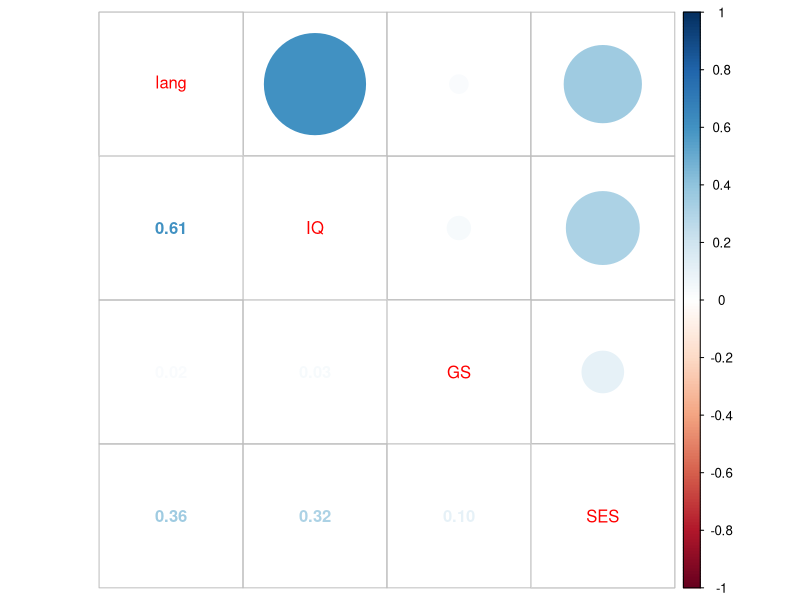
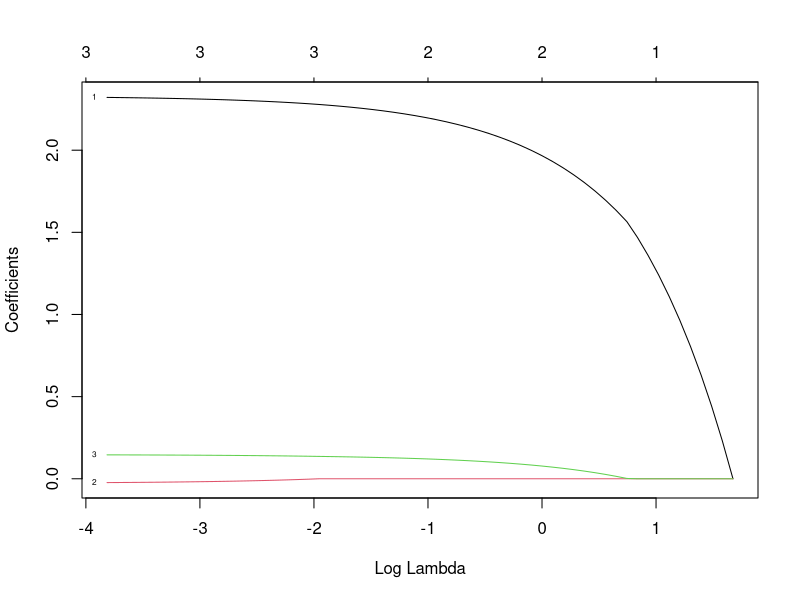
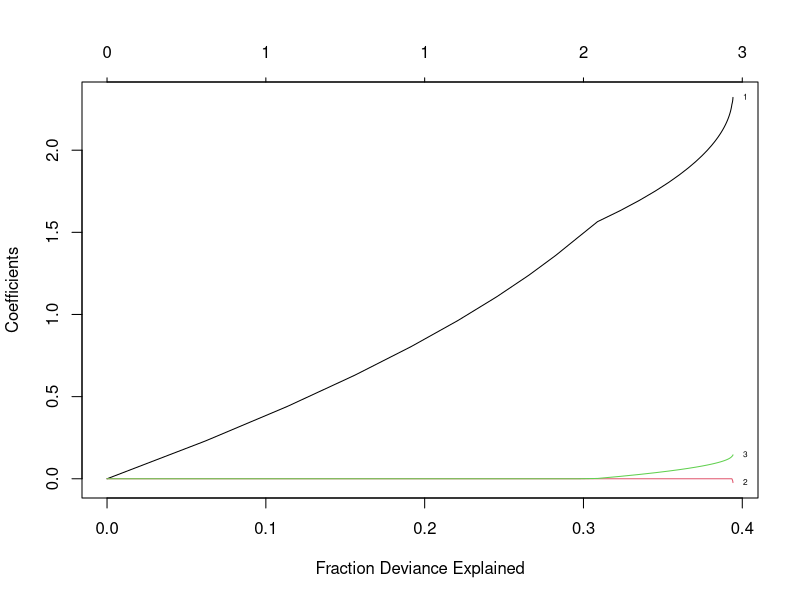
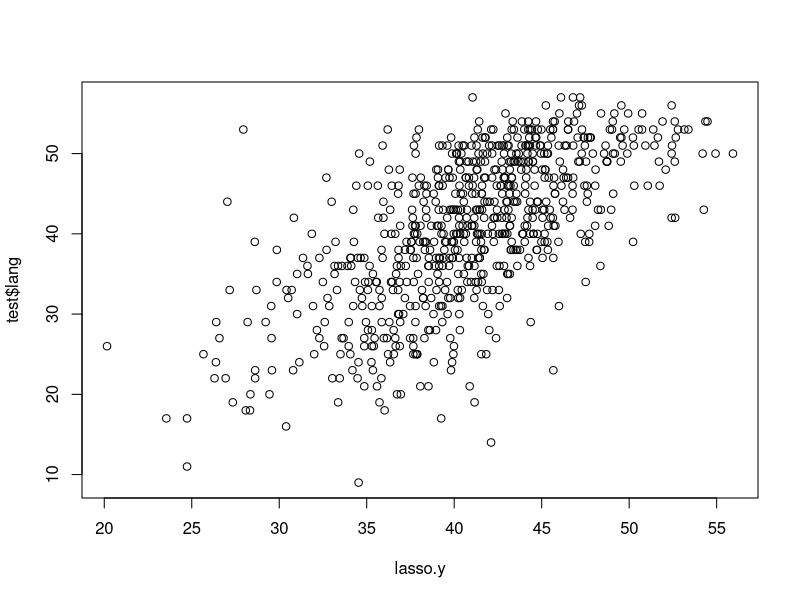
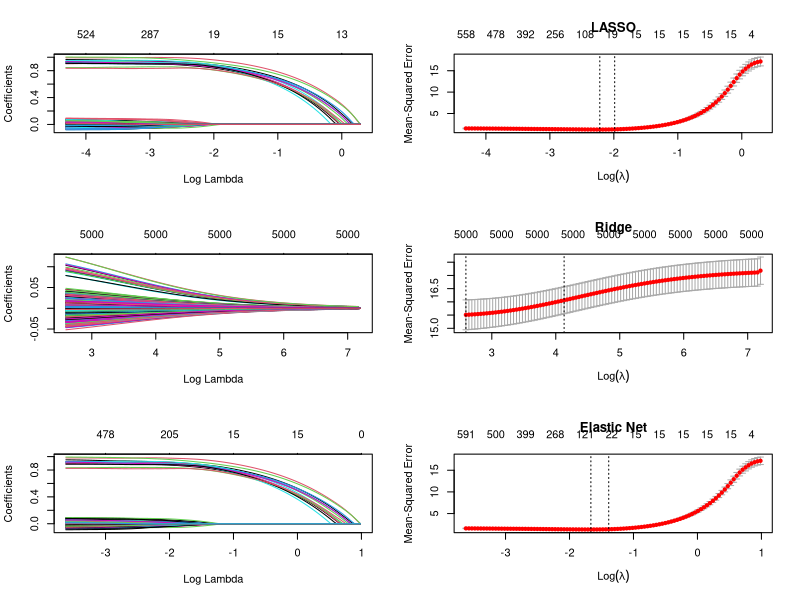

Here is the R script that generated these plots, in order:
#from https://educationalresearchtechniques.com/2017/04/05/8601/
library(MASS)
library(corrplot)
library(glmnet)

data("nlschools")
View(nlschools)
str(nlschools)

nlschools$class<-NULL
p.cor<-cor(nlschools[,-5])#take off the COMB var
corrplot.mixed(p.cor)

ind<-sample(2,nrow(nlschools),replace=T,prob = c(0.7,0.3))
train<-nlschools[ind==1,]
test<-nlschools[ind==2,]

train$COMB<-model.matrix( ~ COMB - 1, data=train ) #convert to dummy variable
test$COMB<-model.matrix( ~ COMB - 1, data=test )
predictor_variables<-as.matrix(train[,2:4])
language_score<-as.matrix(train$lang)
lasso<-glmnet(predictor_variables,language_score,family="gaussian",alpha=1)
print(lasso)
plot(lasso,xvar="lambda",label=T)
View(train)
plot(lasso,xvar='dev',label=T)


#test
test.matrix<-as.matrix(test[,2:4])
lasso.y<-predict(lasso,newx = test.matrix,type = 'response',s=.02)
plot(lasso.y,test$lang)
lasso.resid<-lasso.y-test$lang
mean(lasso.resid^2)



#--------------------------------------------
#with cross validation
# Load data set
data("mtcars")
View(mtcars)
# Prepare data set 
x   <- model.matrix(~.-1, data= mtcars[,-1])
mpg <- ifelse( mtcars$mpg < mean(mtcars$mpg), 0, 1)
y   <- factor(mpg, labels = c('notEfficient', 'efficient'))

library(glmnet)

# Run cross-validation
mod_cv <- cv.glmnet(x=x, y=y, family='binomial')
mod_cv$lambda.1se
coef(mod_cv, mod_cv$lambda.1se)
mod_cv$lambda.min
coef(mod_cv, mod_cv$lambda.min)



#--------------------------------------------
#from https://www4.stat.ncsu.edu/~post/josh/LASSO_Ridge_Elastic_Net_-_Examples.html
library(MASS)  # Package needed to generate correlated precictors
library(glmnet)  # Package to fit ridge/lasso/elastic net models
set.seed(19875)  # Set seed for reproducibility
n <- 1000  # Number of observations
p <- 5000  # Number of predictors included in model
real_p <- 15  # Number of true predictors
x <- matrix(rnorm(n*p), nrow=n, ncol=p)
y <- apply(x[,1:real_p], 1, sum) + rnorm(n)
train_rows <- sample(1:n, .66*n)
x.train <- x[train_rows, ]
x.test <- x[-train_rows, ]
y.train <- y[train_rows]
y.test <- y[-train_rows]
fit.lasso <- glmnet(x.train, y.train, family="gaussian", alpha=1)
fit.ridge <- glmnet(x.train, y.train, family="gaussian", alpha=0)
fit.elnet <- glmnet(x.train, y.train, family="gaussian", alpha=.5)
for (i in 0:10) {
  assign(paste("fit", i, sep=""), cv.glmnet(x.train, y.train, type.measure="mse", 
                                            alpha=i/10,family="gaussian"))
}
# Plot solution paths:
par(mfrow=c(3,2))
# For plotting options, type '?plot.glmnet' in R console
plot(fit.lasso, xvar="lambda")
plot(fit10, main="LASSO")
plot(fit.ridge, xvar="lambda")
plot(fit0, main="Ridge")
plot(fit.elnet, xvar="lambda")
plot(fit5, main="Elastic Net")


yhat0 <- predict(fit0, s=fit0$lambda.1se, newx=x.test)
yhat1 <- predict(fit1, s=fit1$lambda.1se, newx=x.test)
yhat2 <- predict(fit2, s=fit2$lambda.1se, newx=x.test)
yhat3 <- predict(fit3, s=fit3$lambda.1se, newx=x.test)
yhat4 <- predict(fit4, s=fit4$lambda.1se, newx=x.test)
yhat5 <- predict(fit5, s=fit5$lambda.1se, newx=x.test)
yhat6 <- predict(fit6, s=fit6$lambda.1se, newx=x.test)
yhat7 <- predict(fit7, s=fit7$lambda.1se, newx=x.test)
yhat8 <- predict(fit8, s=fit8$lambda.1se, newx=x.test)
yhat9 <- predict(fit9, s=fit9$lambda.1se, newx=x.test)
yhat10 <- predict(fit10, s=fit10$lambda.1se, newx=x.test)

mse0 <- mean((y.test - yhat0)^2)
mse1 <- mean((y.test - yhat1)^2)
mse2 <- mean((y.test - yhat2)^2)
mse3 <- mean((y.test - yhat3)^2)
mse4 <- mean((y.test - yhat4)^2)
mse5 <- mean((y.test - yhat5)^2)
mse6 <- mean((y.test - yhat6)^2)
mse7 <- mean((y.test - yhat7)^2)
mse8 <- mean((y.test - yhat8)^2)
mse9 <- mean((y.test - yhat9)^2)
mse10 <- mean((y.test - yhat10)^2)







